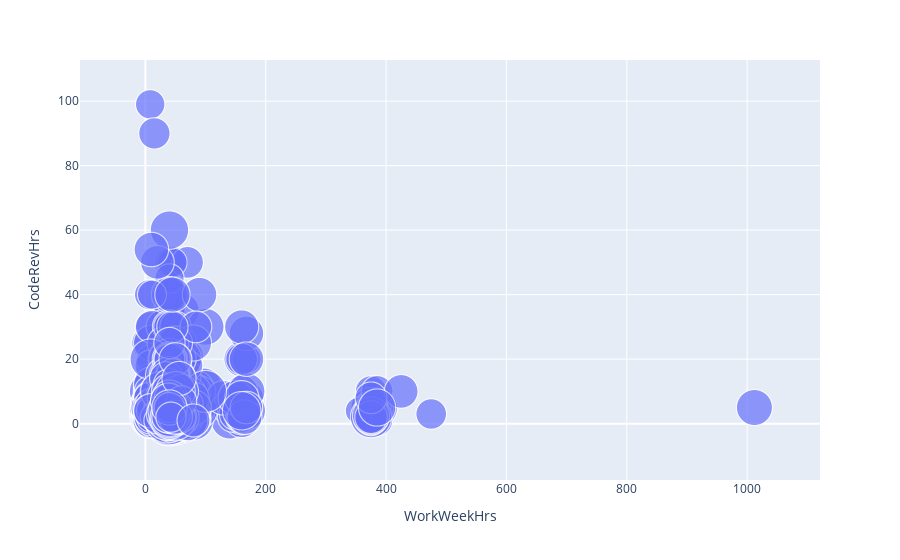

Write notebook code for a chart like this one.
### Markdown cell above
Create a bubble plot of `WorkWeekHrs` and `CodeRevHrs`, use `Age` column as bubble size.

### Code cell
# your code goes here
import plotly.express as px

QUERY = """
SELECT WorkWeekHrs, CodeRevHrs, Age
FROM master
"""

df_WCA = pd.read_sql_query(QUERY,conn)
df_WCA.dropna(inplace = True)
px.scatter(df_WCA, x='WorkWeekHrs', y='CodeRevHrs', size='Age', size_max=60)
#df_WCA.plot(kind='scatter', x='WorkWeekHrs', y='CodeRevHrs', s='Age', color='darkblue')

### Figure 1 — Plotly figure (JSON) as saved in the notebook; plotly's stock layout.template omitted (floating-point values rounded to 4 significant figures; data arrays with more than 128 entries replaced by an {"elided": "..."} marker saying what was removed)
{"data": [{"hovertemplate": "WorkWeekHrs=%{x}<br>CodeRevHrs=%{y}<br>Age=%{marker.size}<extra></extra>", "legendgroup": "", "marker": {"color": "#636efa", "size": {"elided": "8669 int values"}, "sizemode": "area", "sizeref": 0.0275, "symbol": "circle"}, "mode": "markers", "name": "", "showlegend": false, "type": "scattergl", "x": {"elided": "8669 float values"}, "xaxis": "x", "y": {"elided": "8669 float values"}, "yaxis": "y"}], "layout": {"legend": {"itemsizing": "constant", "tracegroupgap": 0}, "margin": {"t": 60}, "xaxis": {"anchor": "y", "domain": [0, 1], "title": {"text": "WorkWeekHrs"}}, "yaxis": {"anchor": "x", "domain": [0, 1], "title": {"text": "CodeRevHrs"}}}}
